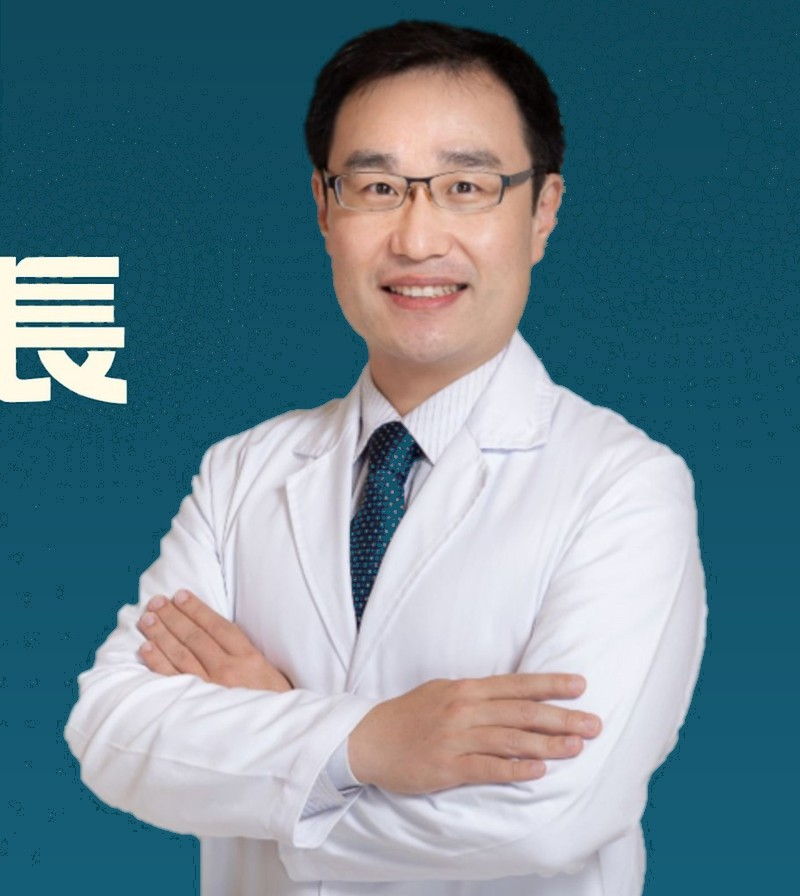
#> input picture assets/doctor-shih-with-bg.jpg, 800 x 896 px
$ python smart_text_removal.py
#> lines starting #> are read from the running program, lines starting #| are printed output that depends on the picture; after the words box and inside, x2 and y2 are one past the last pixel; in counts of white or black regions, pixels touching at a corner belong together
#!/usr/bin/env python3
"""
智能文字移除工具 - 只處理指定區域，避免影響臉部
"""

import cv2
import numpy as np
import os

def smart_text_removal(image_path, text_position, output_suffix=""):
    """
    智能移除指定位置的文字

    Args:
        image_path: 圖片路徑
        text_position: 文字位置描述
        output_suffix: 輸出檔案後綴
    """
    print(f"🖼️ 智能文字移除: {os.path.basename(image_path)}")
    print(f"📍 文字位置: {text_position}")

    # 讀取圖片
    img = cv2.imread(image_path)
    if img is None:
        print(f"❌ 無法讀取圖片: {image_path}")
        return None

    height, width = img.shape[:2]
    print(f"📏 圖片尺寸: {width}x{height}")

    # 根據文字位置定義處理區域
    # 使用較小的區域，避免影響臉部
    if text_position == "右下角":
        # 右下角小區域
        x1, y1 = width * 7 // 8, height * 7 // 8
        x2, y2 = width - 10, height - 10
        region_name = "bottom_right_corner"
    elif text_position == "底部中央":
        # 底部中央小區域
        x1, y1 = width // 2 - 50, height - 60
        x2, y2 = width // 2 + 50, height - 10
        region_name = "bottom_center"
    elif text_position == "左下角":
        # 左下角小區域
        x1, y1 = 10, height * 7 // 8
        x2, y2 = 100, height - 10
        region_name = "bottom_left_corner"
    elif text_position == "右上角":
        # 右上角小區域
        x1, y1 = width * 7 // 8, 10
        x2, y2 = width - 10, 100
        region_name = "top_right_corner"
    elif text_position == "右側中間":
        # 右側中間小區域
        x1, y1 = width - 100, height // 2 - 50
        x2, y2 = width - 10, height // 2 + 50
        region_name = "right_middle"
    else:
        # 默認：右下角小區域
        print(f"⚠️  未知位置，使用默認右下角")
        x1, y1 = width * 7 // 8, height * 7 // 8
        x2, y2 = width - 10, height - 10
        region_name = "default_bottom_right"

    print(f"🎯 處理區域: ({x1}, {y1}) 到 ({x2}, {y2})")
    print(f"📐 區域大小: {x2-x1}x{y2-y1} 像素")

    # 確保區域有效
    x1, y1 = max(0, x1), max(0, y1)
    x2, y2 = min(width, x2), min(height, y2)

    if x2 <= x1 or y2 <= y1:
        print(f"❌ 無效區域")
        return None

    # 複製原圖
    result = img.copy()

    # 只處理指定的小區域
    region = result[y1:y2, x1:x2].copy()

    if region.shape[0] > 0 and region.shape[1] > 0:
        print(f"🔄 處理區域中...")

        # 方法1: 使用周圍顏色平滑過渡
        # 獲取區域邊界的顏色
        border_colors = []

        # 上邊界
        if y1 > 0:
            border_colors.extend(img[y1-1, x1:x2].tolist())
        # 下邊界
        if y2 < height:
            border_colors.extend(img[y2, x1:x2].tolist())
        # 左邊界
        if x1 > 0:
            border_colors.extend(img[y1:y2, x1-1].tolist())
        # 右邊界
        if x2 < width:
            border_colors.extend(img[y1:y2, x2].tolist())

        if border_colors:
            # 計算平均顏色
            avg_color = np.mean(border_colors, axis=0).astype(np.uint8)

            # 創建漸變效果（從邊界到中心）
            h, w = region.shape[:2]
            gradient = np.zeros((h, w, 3), dtype=np.uint8)

            for i in range(h):
                for j in range(w):
                    # 計算到邊界的距離
                    dist_to_top = i
                    dist_to_bottom = h - 1 - i
                    dist_to_left = j
                    dist_to_right = w - 1 - j

                    # 使用最近的邊界顏色
                    min_dist = min(dist_to_top, dist_to_bottom, dist_to_left, dist_to_right)

                    if min_dist == dist_to_top and y1 > 0:
                        gradient[i, j] = img[y1-1, x1+j]
                    elif min_dist == dist_to_bottom and y2 < height:
                        gradient[i, j] = img[y2, x1+j]
                    elif min_dist == dist_to_left and x1 > 0:
                        gradient[i, j] = img[y1+i, x1-1]
                    elif min_dist == dist_to_right and x2 < width:
                        gradient[i, j] = img[y1+i, x2]
                    else:
                        gradient[i, j] = avg_color

            # 應用漸變
            result[y1:y2, x1:x2] = gradient

            print(f"✅ 使用漸變填充")
        else:
            # 方法2: 簡單的顏色填充
            # 獲取區域四個角的顏色
            corners = []
            if y1 > 0 and x1 > 0:
                corners.append(img[y1-1, x1-1])
            if y1 > 0 and x2 < width:
                corners.append(img[y1-1, x2])
            if y2 < height and x1 > 0:
                corners.append(img[y2, x1-1])
            if y2 < height and x2 < width:
                corners.append(img[y2, x2])

            if corners:
                avg_color = np.mean(corners, axis=0).astype(np.uint8)
                result[y1:y2, x1:x2] = avg_color
                print(f"✅ 使用平均顏色填充")
            else:
                # 方法3: 使用修復（但只針對文字）
                # 檢測區域內的邊緣（文字通常有邊緣）
                gray_region = cv2.cvtColor(region, cv2.COLOR_BGR2GRAY)
                edges = cv2.Canny(gray_region, 50, 150)

                if np.sum(edges) > 100:  # 如果有明顯邊緣
                    # 只修復邊緣區域
                    kernel = np.ones((2, 2), np.uint8)
                    edges = cv2.dilate(edges, kernel, iterations=1)

                    repaired = cv2.inpaint(region, edges, 3, cv2.INPAINT_TELEA)
                    result[y1:y2, x1:x2] = repaired
                    print(f"✅ 使用邊緣檢測修復")
                else:
                    # 簡單填充
                    result[y1:y2, x1:x2] = region
                    print(f"⚠️  未檢測到明顯文字，保持原樣")

    # 保存結果
    if output_suffix:
        output_filename = f"{os.path.splitext(image_path)[0]}_{output_suffix}.jpg"
    else:
        output_filename = f"{os.path.splitext(image_path)[0]}_smart_{region_name}.jpg"

    cv2.imwrite(output_filename, result)

    print(f"💾 已保存: {output_filename}")
    print(f"📊 檔案大小: {os.path.getsize(output_filename) / 1024:.1f} KB")

    return output_filename

def create_preview_with_marker(image_path, text_position):
    """創建帶有標記的預覽圖"""
    img = cv2.imread(image_path)
    height, width = img.shape[:2]

    # 根據位置繪製標記
    if text_position == "右下角":
        center = (width - 50, height - 50)
    elif text_position == "底部中央":
        center = (width // 2, height - 50)
    elif text_position == "左下角":
        center = (50, height - 50)
    elif text_position == "右上角":
        center = (width - 50, 50)
    elif text_position == "右側中間":
        center = (width - 50, height // 2)
    else:
        center = (width - 50, height - 50)

    # 繪製圓圈標記
    cv2.circle(img, center, 30, (0, 0, 255), 3)
    cv2.circle(img, center, 32, (255, 255, 255), 1)

    # 添加文字標籤
    font = cv2.FONT_HERSHEY_SIMPLEX
    cv2.putText(img, f"文字位置: {text_position}",
                (center[0] - 100, center[1] - 40),
                font, 0.7, (0, 0, 255), 2)
    cv2.putText(img, f"文字位置: {text_position}",
                (center[0] - 100, center[1] - 40),
                font, 0.7, (255, 255, 255), 1)

    # 保存預覽圖
    preview_path = image_path.replace('.jpg', f'_preview_{text_position}.jpg')
    cv2.imwrite(preview_path, img)

    print(f"📍 位置預覽圖: {preview_path}")
    return preview_path

def main():
    print("🎯 智能文字移除工具")
    print("=" * 60)
    print("💡 特點: 只處理指定小區域，避免影響臉部")
    print()

    # 圖片路徑
    image_path = "assets/doctor-shih-with-bg.jpg"

    if not os.path.exists(image_path):
        print(f"❌ 圖片不存在: {image_path}")
        return

    print("📋 請選擇文字位置:")
    print("1. 右下角 (bottom right)")
    print("2. 底部中央 (bottom center)")
    print("3. 左下角 (bottom left)")
    print("4. 右上角 (top right)")
    print("5. 右側中間 (right middle)")
    print()

    # 默認嘗試所有位置
    positions = ["右下角", "底部中央", "左下角", "右上角", "右側中間"]

    print("🔄 嘗試所有可能位置...")
    print()

    results = []

    for position in positions:
        print(f"🔍 嘗試位置: {position}")

        # 創建位置預覽
        preview = create_preview_with_marker(image_path, position)
#> in create_preview_with_marker, img is the input picture: shape (896, 800, 3); mean B, G, R 142.9, 131.9, 105.7
#> in create_preview_with_marker, `cv2.circle(img, center, 32, (255, 255, 255), 1)`: img: shape (896, 800, 3); mean B, G, R 142.8, 131.8, 106
#> in create_preview_with_marker, `cv2.putText(img, f"文字位置: {text_position}", (center[0] - 100, center[1]..`:
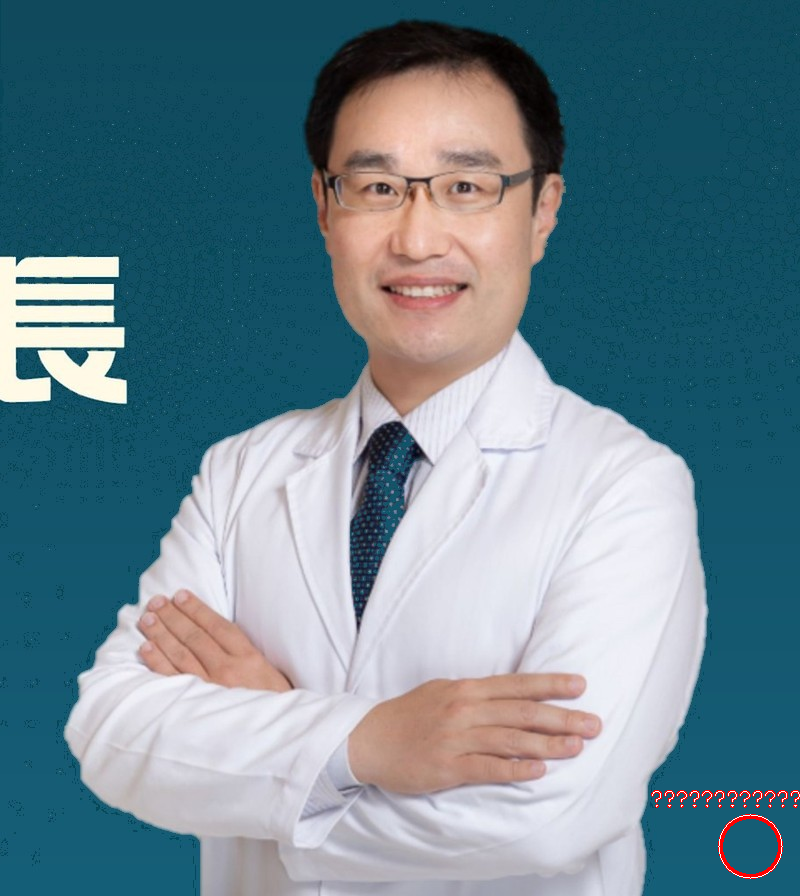
#> img: shape (896, 800, 3); mean B, G, R 142.8, 131.8, 106.3

        # 智能移除
        cleaned = smart_text_removal(image_path, position, f"smart_{position}")
#| 📏 圖片尺寸: 800x896
#| 🎯 處理區域: (700, 784) 到 (790, 886)
#| 📐 區域大小: 90x102 像素
#> in smart_text_removal, `region = result[y1:y2, x1:x2].copy()`:
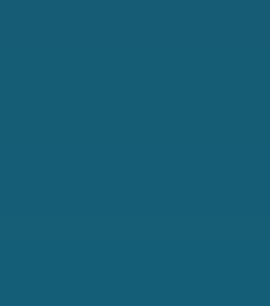
#> region: shape (102, 90, 3) (shown 3 times larger); mean B, G, R 117.7, 93.1, 21
#> in smart_text_removal, `avg_color = np.mean(border_colors, axis=0).astype(np.uint8)`: avg_color = [117, 93, 21]
#> in smart_text_removal, `result[y1:y2, x1:x2] = gradient`: result: shape (896, 800, 3); 0.2% of pixels changed, all inside (x1, y1, x2, y2) = (716, 800, 774, 864)

        if cleaned:
            results.append({
                "position": position,
                "preview": preview,
                "cleaned": cleaned
            })

        print()

    print("=" * 60)
    print("📊 處理完成!")
    print()

    if results:
        print("✅ 生成的檔案:")
        for i, result in enumerate(results, 1):
            print(f"{i}. 位置: {result['position']}")
            print(f"   預覽圖: {os.path.basename(result['preview'])}")
            print(f"   清理版: {os.path.basename(result['cleaned'])}")
            print()

        print("🎯 建議:")
        print("1. 查看預覽圖確認文字位置")
        print("2. 選擇對應的清理版本")
        print("3. 更新網頁使用正確的版本")
        print("4. 如果都不對，請提供更精確的位置描述")
    else:
        print("❌ 處理失敗")
        print("💡 請提供文字的具體位置描述")

if __name__ == "__main__":
    main()
